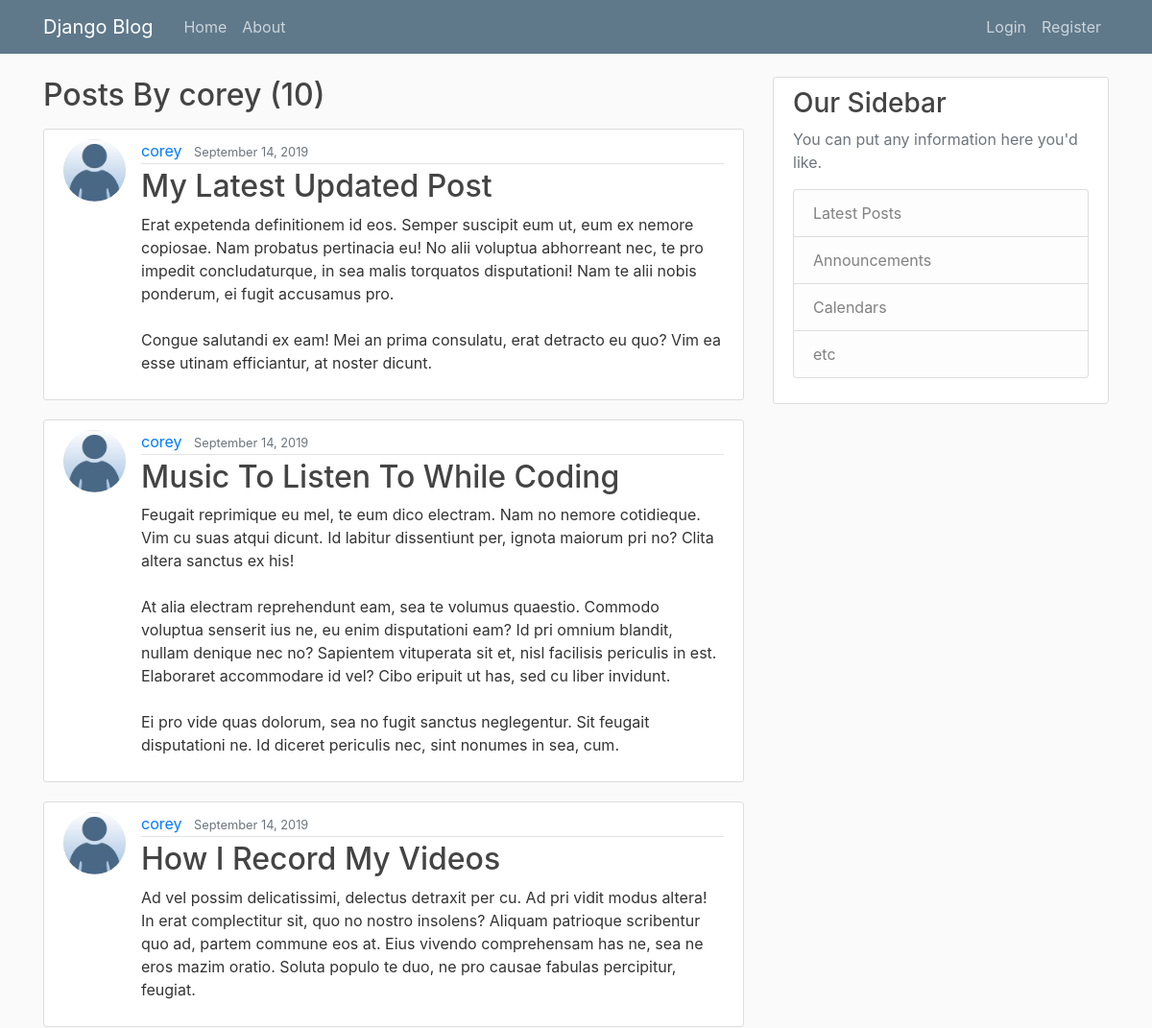
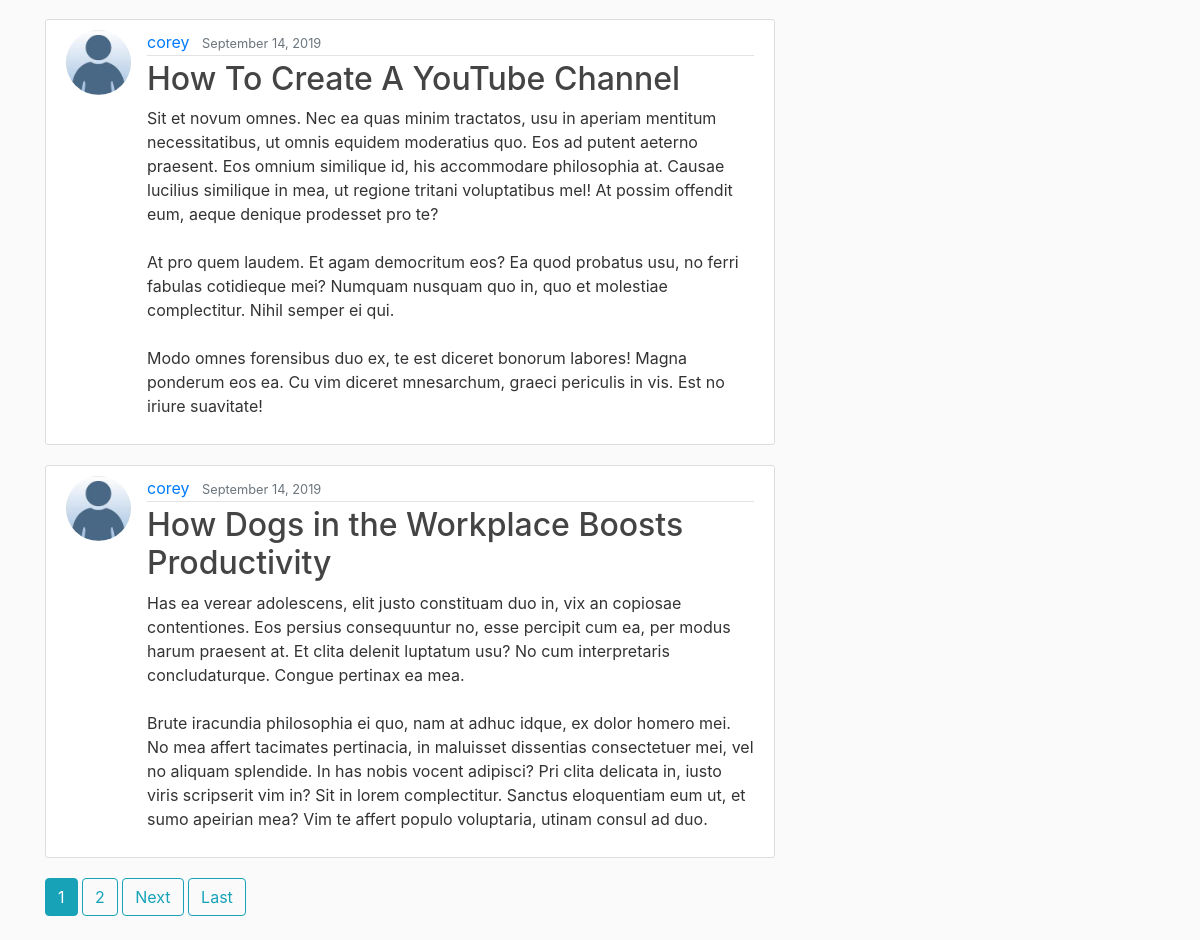
Screenshot of /user/corey with the database file from the repository (2 pictures, top to bottom).
### blog/models.py (models this page shows, shortened)
class Post(models.Model):
    title = models.CharField(max_length=100)
    content = models.TextField()
    date_posted = models.DateTimeField(default=timezone.now)
    author = models.ForeignKey(User, on_delete=models.CASCADE)

### users/models.py (models this page shows, shortened)
class Profile(models.Model):
    user = models.OneToOneField(User, on_delete=models.CASCADE)
    image = models.ImageField(default='default.jpg', upload_to='profile_pics')

### blog/views.py (the view)
# urls.py: path('user/<str:username>', UserPostListView.as_view(), name='user-posts'),
class UserPostListView(ListView):
    model = Post
    template_name = 'blog/user_posts.html'  # <app>/<model>_<viewType>.html
    context_object_name = 'posts'
    paginate_by = 5
    def get_queryset(self):
        user = get_object_or_404(User, username=self.kwargs.get('username'))
        return Post.objects.filter(author=user).order_by('-date_posted')

### blog/templates/blog/user_posts.html (shortened to what this page needs)
{% extends "blog/base.html" %}
{% block content %}
    <h2 class="mb-3"> Posts By {{view.kwargs.username}} ({{page_obj.paginator.count}})</h2>
    {% for post in posts %}
        <article class="media content-section">
            <img class="rounded-circle article-img" src="{{post.author.profile.image.url}}">
          <div class="media-body">
            <div class="article-metadata">
              <a class="mr-2" href="{% url 'user-posts' post.author.username %}">{{ post.author }}</a>
              <small class="text-muted">{{ post.date_posted|date:"F d, Y" }}</small>
            </div>
            <h2><a class="article-title" href="{% url 'post-detail' post.id  %}">{{ post.title }}</a></h2>
            <p class="article-content">{{ post.content }}</p>
          </div>
</article>
    {% endfor %}
    {% if is_paginated %}
        {% for num in page_obj.paginator.page_range %}
            {% if page_obj.number == num %}
                <a class="btn btn-info mb-4" href="?page={{num}}">{{num}}</a>
            {% elif num > page_obj.number|add:'-3' and num < page_obj.number|add:'3' %}
                <a class="btn btn-outline-info mb-4" href="?page={{num}}">{{num}}</a>
            {% endif %}
        {% endfor %}
        {% if page_obj.has_next %}
            <a class="btn btn-outline-info mb-4" href="?page={{page_obj.next_page_number }}">Next</a>
            <a class="btn btn-outline-info mb-4" href="?page={{page_obj.paginator.num_pages}}">Last</a>
        {% endif %}
    {% endif %}
{% endblock content %}

### blog/static/blog/main.css (style rules this page uses)
body { background: #fafafa; color: #333333; margin-top: 5rem; }
h1, h2, h3, h4, h5, h6 { color: #444444; }
.content-section { background: #ffffff; padding: 10px 20px; border: 1px solid #dddddd; border-radius: 3px; margin-bottom: 20px; }
.article-title { color: #444444; }
.article-content { white-space: pre-line; }
.article-img { height: 65px; width: 65px; margin-right: 16px; }
.article-metadata { padding-bottom: 1px; margin-bottom: 4px; border-bottom: 1px solid #e3e3e3 }

### rows the page displays
Post: author.profile.image (placeholder picture), author "corey", date_posted "September 14, 2019", title "My Latest Updated Post", content "Erat expetenda definitionem id eos. Semper suscipit eum ut, eum ex nemore copiosae. Nam probatus pertinacia eu! No alii voluptua abhorreant nec, te pro impedit concludaturque, in sea malis torquatos disputationi! Nam te alii nobis ponderum, ei fugit accusamus pro. Congue salutandi ex eam! Mei an prima consulatu, erat detracto eu quo? Vim ea esse utinam efficiantur, at noster dicunt."
Post: author.profile.image (placeholder picture), author "corey", date_posted "September 14, 2019", title "Music To Listen To While Coding", content "Feugait reprimique eu mel, te eum dico electram. Nam no nemore cotidieque. Vim cu suas atqui dicunt. Id labitur dissentiunt per, ignota maiorum pri no? Clita altera sanctus ex his! At alia electram reprehendunt eam, sea te volumus quaestio. Commodo voluptua senserit ius ne, eu enim disputationi eam? Id pri omnium blandit, nullam denique nec no? Sapientem vituperata sit et, nisl facilisis periculis in est. Elaboraret accommodare id vel? Cibo eripuit ut has, sed cu liber invidunt. Ei pro vide quas dolorum, sea no fugit sanctus neglegentur. Sit feugait disputationi ne. Id diceret periculis nec, sint nonumes in sea, cum."
Post: author.profile.image (placeholder picture), author "corey", date_posted "September 14, 2019", title "How I Record My Videos", content "Ad vel possim delicatissimi, delectus detraxit per cu. Ad pri vidit modus altera! In erat complectitur sit, quo no nostro insolens? Aliquam patrioque scribentur quo ad, partem commune eos at. Eius vivendo comprehensam has ne, sea ne eros mazim oratio. Soluta populo te duo, ne pro causae fabulas percipitur, feugiat."
Post: author.profile.image (placeholder picture), author "corey", date_posted "September 14, 2019", title "How To Create A YouTube Channel", content "Sit et novum omnes. Nec ea quas minim tractatos, usu in aperiam mentitum necessitatibus, ut omnis equidem moderatius quo. Eos ad putent aeterno praesent. Eos omnium similique id, his accommodare philosophia at. Causae lucilius similique in mea, ut regione tritani voluptatibus mel! At possim offendit eum, aeque denique prodesset pro te? At pro quem laudem. Et agam democritum eos? Ea quod probatus usu, no ferri fabulas cotidieque mei? Numquam nusquam quo in, quo et molestiae complectitur. Nihil semper ei qui. Modo omnes forensibus duo ex, te est diceret bonorum labores! Magna ponderum eos ea. Cu vim diceret mnesarchum, graeci periculis in vis. Est no iriure suavitate!"
Post: author.profile.image (placeholder picture), author "corey", date_posted "September 14, 2019", title "How Dogs in the Workplace Boosts Productivity", content "Has ea verear adolescens, elit justo constituam duo in, vix an copiosae contentiones. Eos persius consequuntur no, esse percipit cum ea, per modus harum praesent at. Et clita delenit luptatum usu? No cum interpretaris concludaturque. Congue pertinax ea mea. Brute iracundia philosophia ei quo, nam at adhuc idque, ex dolor homero mei. No mea affert tacimates pertinacia, in maluisset dissentias consectetuer mei, vel no aliquam splendide. In has nobis vocent adipisci? Pri clita delicata in, iusto viris scripserit vim in? Sit in lorem complectitur. Sanctus eloquentiam eum ut, et sumo apeirian mea? Vim te affert populo voluptaria, utinam consul ad duo."

### other values shown
{{ view.kwargs.username }} "corey"
{{ page_obj.paginator.count }} "10"
{{ num }} "1"
{{ num }} "2"
